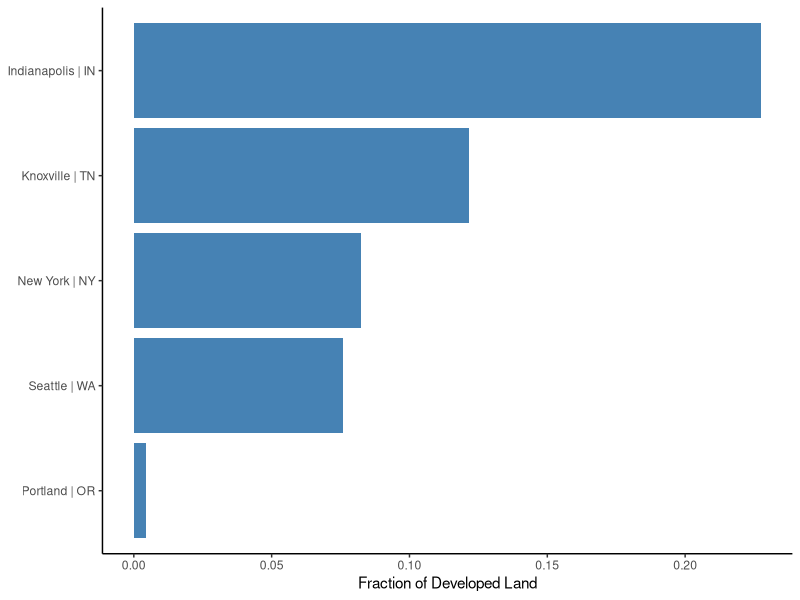

Reproduce this figure in R.
## ---- chunk 1
library(tibble)
library(knitr)

tribble(
  ~`gamut Name`,	~`Sub Folder Location`, ~`Full File Path`,~`Data Source`,
  "watersheds", "water","water/CWM_v2_2/World_Watershed8.shp","https://knb.ecoinformatics.org/view/doi%3A10.5063%2FF1J67DWR",
  "withdrawal","water","water/CWM_v2_2/Snapped_Withdrawal_Points.shp","https://knb.ecoinformatics.org/view/doi%3A10.5063%2FF1J67DWR",
  "citypoint","water","water/CWM_v2_2/City_Centroid.shp","https://knb.ecoinformatics.org/view/doi%3A10.5063%2FF1J67DWR",
  "powerplants","water","water/UCS-EW3-Energy-Water-Database.xlsx","https://www.ucsusa.org/resources/ucs-ew3-energy-water-database",
  "crop","land","land/2016_90m_cdls/cdl_lowres_usa.img","https://www.nass.usda.gov/Research_and_Science/Cropland/Release/",
  "crop_attributes","land","land/2016_90m_cdls/cdl_lowres_usa.img.vat.dbf","https://www.nass.usda.gov/Research_and_Science/Cropland/Release/",
  "irrigation","land","land/Version2_USA_Demeter.csv","GCAM Demeter Data",
  "nlud","land","land/usa_nlud_LR.tif","https://drive.google.com/file/d/1vmNfwjcaLf0sZTYJ1wsB3liG37sN8gyC/view",
  "hydro","energy","energy/EHA_Public_PlantFY2019_GIS_6/ORNL_EHAHydroPlant_FY2020revised.xlsx","https://hydrosource.ornl.gov/node/250",
  "climate","land","land/kop_climate_classes.tif","http://koeppen-geiger.vu-wien.ac.at/present.htm",
  "HUC4","water","water/USA_HUC4/huc4_to_huc2.shp","http://prd-tnm.s3-website-us-west-2.amazonaws.com/?prefix=StagedProducts/Hydrography/WBD/National/GDB/",
  "population","land","land/pden2010_block/pden2010_60m.tif","https://www.sciencebase.gov/catalog/item/57753ebee4b07dd077c70868",
  "runoff","water","water/Historical_Mean_Runoff/USA_Mean_Runoff.tif","https://zenodo.org/record/4315195",
  "nhd_flow","water","water/Watershed_Flow_Contributions/UWB_Intake_Flows.shp","https://zenodo.org/record/4315195",
  "contributions","water","water/Watershed_Flow_Contributions/Watershed_Contributions.csv","https://zenodo.org/record/4315195"
) -> files

kable(files)
## ---- chunk 2
library(vroom)
vroom("inst/extdata/example_dataset.csv") -> results
knitr::kable(results)
## ---- chunk 3
library(ggplot2)
results %>% 
  ggplot(aes(x = reorder(city, developed_fraction), y = developed_fraction)) +
  geom_bar(stat = "identity", fill = "steelblue") +
  coord_flip() +
  labs(x = NULL, y = "Fraction of Developed Land") +
  theme_classic() 
## ---- chunk 4
tibble::tribble(
  ~`Variable Name`,	~Description, ~Units,
  "city_population", "The population of the city being analyzed","people",
  "n_watersheds","Number of watersheds that city uses to source drinking water","watersheds",
  "n_other_cities","Number of other cities pulling off the same watersheds","cities",
  "dependent_city_pop","Total population of people dependent on that city's watersheds","people",
  "watershed_area_sqkm","Combined area of all the source watersheds of a city","square kilometers",
  "storage_BCM","Combined storage capacity of all the city catchments","billion cubic meters",
  "yield_BCM","Combined yield capacity of all the city catchments","billion cubic meters",
  "irr_cons_BCM","Combined water consumption that is used for irrigation with the watersheds","billion cubic meters",
  "n_climate_zones","Number of climate zones that the source watersheds cover","zones",
  "n_hydro_plants","Number of hydroelectric power plants operating within the source watersheds","plants",
  "n_thermal_plants","Number of thermal power plants operating within the source watersheds","plants",
  "n_fac_agcrop","Number of agricultural crop facilities within the source watersheds","facilities",
  "n_fac_aglivestock","Number of agicultural livestock facilities within the source watersheds","facilities",
  "n_fac_cnsmnf","Number of construction and manufacturing facilities within the source watersheds ","facilities",
  "n_fac_mining","Number of mining facilities within the source watersheds","facilities",
  "n_fac_oilgas","Number of oil and gas facilities within the source watersheds","facilities",
  "n_fac_total","Total number of facilities operating within the source watersheds","facilities",
  "hydro_gen_MWh","Combined hydroelectric generation from all the facilities within the source watersheds","megawatt-hours",
  "thermal_gen_MWh","Combined thermal generation from all the facilities within the source watersheds","megawatt-hours",
  "thermal_cons_BCM","Combined water consumption that is used for thermal generation","billion cubic meters",
  "thermal_with_BCM","Combined water withdrawal for thermal generation","billion cubic meters",
  "n_utilities","Number of electric utilities within the source watersheds","utilities",
  "n_ba","Number of balancing authorities within the source watersheds","balancing authorities",
  "n_crop_classes","Total number of different types of crops within the source watersheds","crops",
  "cropland_fraction","Fraction of land that is used for crops within the source watersheds","fraction",
  "developed_fraction","Fraction of land that is developed within the source watersheds","fraction",
  "ag_runoff_max","Max amount of agricultural runoff within the source watersheds","fraction",
  "ag_runoff_av_exgw","Average agricultural runoff (excluding ground water)
","fraction",
  "ag_runoff_av","Average runoff from agricultural lands","fraction",
  "dev_runof_max","Max amount of agricultural runoff within the source watersheds","fraction",
  "dev_runof_av_exgw","Average developed runoff (excluding ground water)
","fraction",
  "dev_runof_av","Average runoff from developed lands","fraction",
  "np_runoff_max","Max amount of non-point source runoff within the source watersheds","fraction",
  "np_runoff_av_exgw","Average non-point runoff (excluding ground water)
","fraction",
  "np_runoff_av_exgw_unweighted","Average non-point runoff unweighted (excluding ground water)
","fraction",
  "np_runoff_av","Average non-point source runoff.","fraction",
  "n_economic_sectors","Total number of different economic sectors within the source watersheds","sectors",
  "max_withdr_dis_km","Maximum distance between a city's intake points","kilometers",
  "avg_withdr_dis_km","Average distance between a city's intake points","kilometers",
  "n_treatment_plants","Total number of waste water treatment plants operating within the source watersheds","plants",
  "watershed_pop","Total number of people living within the source watershed boundaries","people",
  "pop_cons_m3sec","Combined water consumption from the source watersheds that is used for people","m3/sec",
  "av_fl_sur_conc_pct","Average surface flow concentration ","%",
  "av_fl_sur_conc_pct_unweighted","Average surface flow concentration unweighted ","%",
  "av_ro_sur_conc_pct","Average surface runoff concentration ","%",
  "av_fl_all_conc_pct","Average flow concentration","%",
  "av_ro_all_conc_pct","Average runoff concentration","%",
  "av_fl_max_conc_pct","Max average flow concentration","%",
  "av_ro_max_conc_pct","Max average runoff concentration","%",
  "surface_contribution_pct","Surface contribution","%",
  "importance_of_worst_watershed_pct","Measures the importance of the watershed with the worst contamination","%",
) -> variables
kable(variables)
